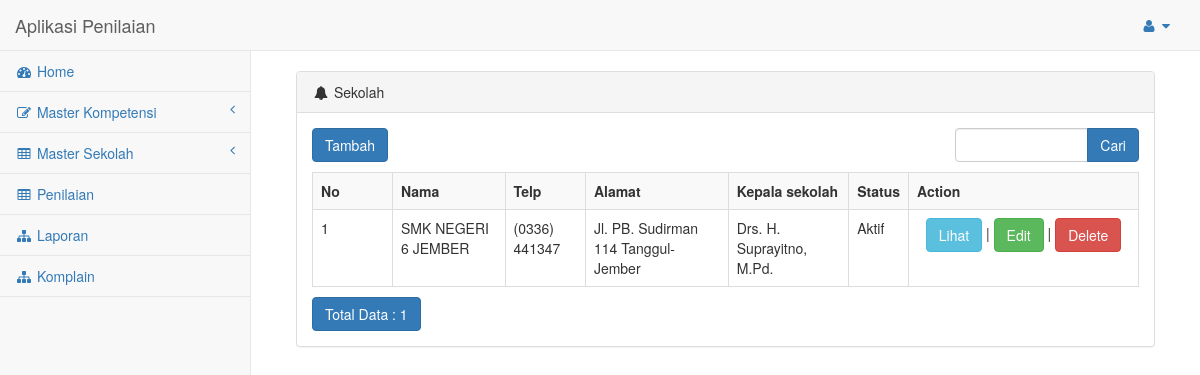
Page /index.php/sekolah on the committed database.
### tables this page shows
CREATE TABLE IF NOT EXISTS `sekolah` (
  `kode_sekolah` varchar(10) NOT NULL,
  `nama` varchar(50) NOT NULL,
  `telp` varchar(30) NOT NULL,
  `kelurahan` varchar(30) NOT NULL,
  `kecamatan` varchar(30) NOT NULL,
  `kabupaten` varchar(30) NOT NULL,
  `provinsi` varchar(30) NOT NULL,
  `alamat` text NOT NULL,
  `idguru` varchar(10) NOT NULL,
  `status` varchar(11) NOT NULL
);

CREATE TABLE IF NOT EXISTS `guru` (
  `kodeguru` varchar(10) NOT NULL,
  `nip` varchar(20) NOT NULL,
  `nuptk` varchar(20) NOT NULL,
  `nrg` varchar(20) NOT NULL,
  `nama` varchar(50) NOT NULL,
  `tempatlahir` varchar(30) NOT NULL,
  `tanggallahir` date NOT NULL,
  `kodepangkat` varchar(10) NOT NULL,
  `kodejabatan` varchar(10) NOT NULL,
  `kodegolongan` varchar(10) NOT NULL,
  `tmtguru` date NOT NULL,
  `jeniskelamin` varchar(20) NOT NULL,
  `pendidikan` varchar(30) NOT NULL,
  `program` varchar(30) NOT NULL,
  `jam` int(11) NOT NULL,
  `masakerja` varchar(30) NOT NULL,
  `jenisguru` varchar(20) NOT NULL
);

### application/controllers/Sekolah.php (called while the page is built, shortened)
<?php
class Sekolah extends CI_Controller
{
    function __construct()
    {
        $this->load->model('M_sekolah');
        $this->load->library('form_validation');
        $this->load->model('M_guru');
        $this->load->model('CodeGenerator');
    }
    public function index()
    {
         $this->load->view('nav');
        $this->load->library('pagination');
        $cari = urldecode($this->input->get('cari'));
        $start = intval($this->input->get('start'));
        if ($cari <> '') {
            $config['base_url'] = base_url() . 'sekolah/index.html?cari=' . urlencode($cari);
            $config['first_url'] = base_url() . 'sekolah/index.html?cari=' . urlencode($cari);
        } else {
            $config['base_url'] = base_url() . 'sekolah/index.html';
            $config['first_url'] = base_url() . 'sekolah/index.html';
        }
        $config['per_page'] = 10;
        $config['page_query_string'] = TRUE;
        $config['total_rows'] = $this->M_sekolah->total_rows($cari);
        $sekolah = $this->M_sekolah->get_limit_data($config['per_page'], $start, $cari);
        $this->pagination->initialize($config);
        $data = array(
            'sekolah_data' => $sekolah,
            'cari' => $cari,
            'pagination' => $this->pagination->create_links(),
            'total_rows' => $config['total_rows'],
            'start' => $start,
            'listguru'=>$this->M_guru->selectByAll(),
        );
        $this->load->view('sekolah/v_sekolah', $data);
         $this->load->view('foot');
    }
}

### index.php (called while the page is built, shortened)
<?php
require_once BASEPATH.'core/CodeIgniter.php';

### application/config/config.php (called while the page is built, shortened)
<?php
$config['base_url'] = "http://localhost/kinerja_res";
$config['index_page'] = '';
$config['uri_protocol']	= 'REQUEST_URI';
$config['url_suffix'] = '.html';
$config['language']	= 'english';
$config['charset'] = 'UTF-8';
$config['enable_hooks'] = FALSE;
$config['subclass_prefix'] = 'MY_';
$config['composer_autoload'] = FALSE;
$config['permitted_uri_chars'] = 'a-z 0-9~%.:_\-';
$config['allow_get_array'] = TRUE;
$config['enable_query_strings'] = FALSE;
$config['controller_trigger'] = 'c';
$config['function_trigger'] = 'm';
$config['directory_trigger'] = 'd';
$config['log_threshold'] = 0;
$config['log_path'] = '';
$config['log_file_extension'] = '';
$config['log_file_permissions'] = 0644;
$config['log_date_format'] = 'Y-m-d H:i:s';
$config['error_views_path'] = '';
$config['cache_path'] = '';
$config['cache_query_string'] = FALSE;
$config['encryption_key'] = 'harviacode';
$config['sess_driver'] = 'files';
$config['sess_cookie_name'] = 'ci_session';
$config['sess_expiration'] = 7200;
$config['sess_save_path'] = NULL;
$config['sess_match_ip'] = FALSE;
$config['sess_time_to_update'] = 300;
$config['sess_regenerate_destroy'] = FALSE;
$config['cookie_prefix']	= '';
$config['cookie_domain']	= '';
$config['cookie_path']		= '/';
$config['cookie_secure']	= FALSE;
$config['cookie_httponly'] 	= FALSE;
$config['standardize_newlines'] = FALSE;
$config['global_xss_filtering'] = FALSE;
$config['csrf_protection'] = FALSE;
$config['csrf_token_name'] = 'csrf_test_name';
$config['csrf_cookie_name'] = 'csrf_cookie_name';
$config['csrf_expire'] = 7200;
$config['csrf_regenerate'] = TRUE;
$config['csrf_exclude_uris'] = array();
$config['compress_output'] = FALSE;
$config['time_reference'] = 'local';
$config['rewrite_short_tags'] = FALSE;
$config['proxy_ips'] = '';

### application/config/pagination.php (called while the page is built, shortened)
<?php  if ( ! defined('BASEPATH')) exit('No direct script access allowed');
$config['query_string_segment'] = 'start';
$config['full_tag_open'] = '<nav><ul class="pagination" style="margin-top:0px">';
$config['full_tag_close'] = '</ul></nav>';
$config['first_link'] = 'First';
$config['first_tag_open'] = '<li>';
$config['first_tag_close'] = '</li>';
$config['last_link'] = 'Last';
$config['last_tag_open'] = '<li>';
$config['last_tag_close'] = '</li>';
$config['next_link'] = 'Next';
$config['next_tag_open'] = '<li>';
$config['next_tag_close'] = '</li>';

### application/models/M_sekolah.php (called while the page is built, shortened)
<?php
class M_sekolah extends CI_Model
{
    public $table = 'sekolah';
    function total_rows() {
        $this->db->from($this->table);
        return $this->db->count_all_results();
    }
    function get_limit_data($limit, $start = 0, $cari = NULL) {
        $this->db->like('kode_sekolah', $cari);
	$this->db->or_like('nama', $cari);
	$this->db->or_like('telp', $cari);
	$this->db->or_like('kelurahan', $cari);
	$this->db->or_like('kecamatan', $cari);
	$this->db->or_like('kabupaten', $cari);
	$this->db->or_like('provinsi', $cari);
	$this->db->or_like('alamat', $cari);
	$this->db->or_like('idguru', $cari);
	$this->db->or_like('status', $cari);
	$this->db->limit($limit, $start);
        return $this->db->get($this->table)->result();
    }
}

### application/models/M_guru.php (called while the page is built, shortened)
<?php
class M_guru extends CI_Model
{
    public $table = 'guru';
    function selectByAll()
    {
        return $this->db->get($this->table)->result();
    }
}

### application/views/sekolah/v_sekolah.php (the view, shortened to what this page needs)
<div class="col-lg-12">
                    <div class="panel panel-default">
                        <div class="panel-heading">
                            <i class="fa fa-bell fa-fw"></i> Sekolah
                        </div>
                         <div class="panel-body">
        <div class="row" style="margin-bottom: 10px">
            <div class="col-md-4">
                <?php echo anchor(site_url('sekolah/insert'),'Tambah', 'class="btn btn-primary"'); ?>
            </div>
            <div class="col-md-4 text-center">
            </div>
            <div class="col-md-1 text-right">
            </div>
            <div class="col-md-3 text-right">
                <form action="<?php echo site_url('sekolah/index'); ?>" class="form-inline" method="get">
                    <div class="input-group">
                        <input type="text" class="form-control" name="cari" value="<?php echo $cari; ?>">
                        <span class="input-group-btn">
                          <button class="btn btn-primary" type="submit">Cari</button>
                        </span>
                    </div>
                </form>
            </div>
        </div>
        <table class="table table-striped table-bordered table-hover" style="margin-bottom: 10px">
            <tr>
                <th>No</th>
		<th>Nama</th>
		<th>Telp</th>
		<th>Alamat</th>
		<th>Kepala sekolah</th>
		<th>Status</th>
		<th>Action</th>
            </tr><?php
            foreach ($sekolah_data as $sekolah)
            {
                ?>
                <tr>
			<td width="80px"><?php echo ++$start ?></td>
			<td><?php echo $sekolah->nama ?></td>
			<td><?php echo $sekolah->telp ?></td>
			<td><?php echo $sekolah->alamat ?></td>
			<td><?php
            foreach ($listguru as $isinya) {
                if($sekolah->idguru==$isinya->kodeguru){
                    echo $isinya->nama;
                }
            }
             ?></td>
			<td><?php echo $sekolah->status ?></td>
			<td style="text-align:center" width="230px">
				<?php
				echo anchor(site_url('sekolah/view/'.$sekolah->kode_sekolah),'Lihat','class="btn btn-info"');
				echo ' | ';
				echo anchor(site_url('sekolah/update/'.$sekolah->kode_sekolah),'Edit','class="btn btn-success"');
				echo ' | ';
				echo anchor(site_url('sekolah/delete/'.$sekolah->kode_sekolah),'Delete','class="btn btn-danger" onclick="javasciprt: return confirm(\'Are You Sure ?\')"');
				?>
			</td>
		</tr>
                <?php
            }
            ?>
        </table>
        <div class="row">
            <div class="col-md-6">
                <a href="#" class="btn btn-primary">Total Data : <?php echo $total_rows ?></a>
	    </div>
            <div class="col-md-6 text-right">
            </div>
        </div></div></div></div>

### rows in the picture
sekolah: nama "SMK NEGERI 6 JEMBER", telp "(0336) 441347", alamat "Jl. PB. Sudirman 114 Tanggul-Jember", status "Aktif", kode_sekolah "Lihat", kode_sekolah "Edit", kode_sekolah "Delete"
guru: nama "Drs. H. Suprayitno, M.Pd."

### other values in the picture
anchor(site_url('sekolah/insert'),'Tambah', 'class="btn btn-primary"') "Tambah"
$total_rows "1"
